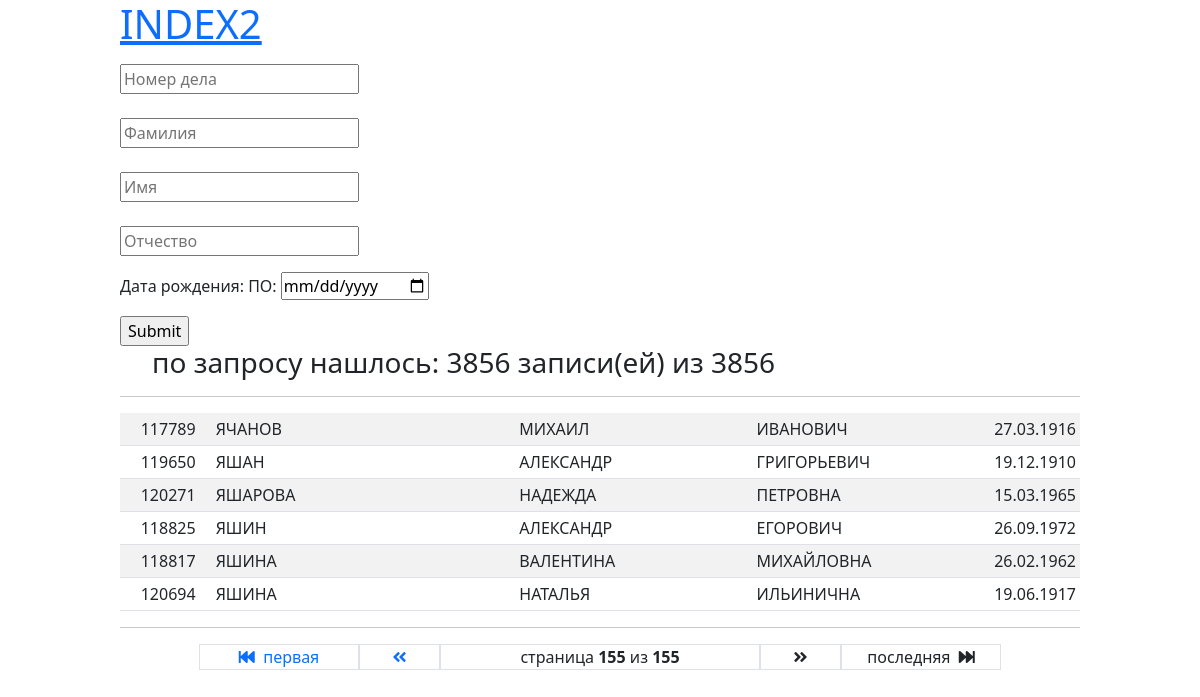
/f/?page=155, run on the app's committed database.
### filter/models.py (models this page shows)
class Pd(models.Model):
    nom = models.IntegerField(unique = True, verbose_name="Номер дела")
    fam = models.CharField(max_length=25, verbose_name="Фамилия")
    name = models.CharField(max_length=25, verbose_name="Имя")
    fname = models.CharField(max_length=25, null =True, blank=True, verbose_name="Отчество")
    dr = models.DateField(verbose_name="Дата рождения")

### filter/views.py (the view)
# urls.py: path('f/', show_all_persons_page)
def show_all_persons_page(request):
    context = {}
    all_reccords = Pd.objects.all().count()
    filtered_persons =  PdFilter(
        request.GET,
        queryset = Pd.objects.all().order_by('fam', 'name', 'fname')
    )
    context['allrec'] = all_reccords
    context['filtered_persons'] = filtered_persons
    paginated_filtered_persons = Paginator(filtered_persons.qs, 25)
    page_number = request.GET.get('page')
    person_page_obj = paginated_filtered_persons.get_page(page_number)
    context['person_page_obj'] = person_page_obj
    return render(request,'filter/index2.html',context=context)

### filter/templatetags/filter_extras.py (called while the page is built)
@register.simple_tag
def fil_url(value, field_name, urlencode=None):
    url = '?{}={}'.format(field_name, value)
    if urlencode:
        querystring = urlencode.split('&')
        filtered_querystring = filter(lambda p: p.split('=')[0]!=field_name, querystring)
        encoded_querystring = '&'.join(filtered_querystring)
        url = '{}&{}'.format(url, encoded_querystring)
    return url

### filter/templates/filter/index2.html (shortened to what this page needs)
<!DOCTYPE html>
<html lang="en">
<head>
    <link rel="stylesheet" href="https://cdn.jsdelivr.net/npm/bootstrap@5.1.3/dist/css/bootstrap.min.css">
    <link rel="stylesheet" href="https://pro.fontawesome.com/releases/v5.10.0/css/all.css"/>
</head>
{% load filter_extras %}
<body>
<div class="ff" style="margin: 0 auto; width: 960px;">
    <h1><a href="/f">INDEX2</a></h1>
  <form method="get">
    {{ filtered_persons.form.as_p }}
    <input type="submit" />
  </form>
<ul>
   <h3>по запросу нашлось: {{ filtered_persons.qs.count }} записи(ей) из {{ allrec }}</h3>
</ul>
    <hr>
    <table class="table table-striped">
    <tbody>
    {% for pd in person_page_obj %}
                <tr>
                    <td class="col-md-1 p-1 text-end">{{ pd.nom }}</td>
                    <td class="col-md-4 p-1 px-3 text-start">{{ pd.fam|upper }}</td>
                    <td class="col-md-3 p-1 text-start">{{ pd.name|upper }}</td>
                    <td class="col-md-3 p-1 text-start"> {{ pd.fname|upper }}</td>
                    <td class="col-md-1 p-1 text-center">{{ pd.dr|date:"d.m.Y" }}</td>
                </tr>
              {% endfor %}
    </tbody>
    </table>
    <hr>
    <div class="container-lg text-center">
            <div class="row pagination text-decoration-none">
                <div class="col"></div>
            {% if person_page_obj.has_previous %}
                <div class="col-lg-2 border"><a class="text-decoration-none" href="{% fil_url 1 'page' request.GET.urlencode %}"><i class="fas fa-fast-backward"></i>&nbsp; первая</a></div>
                <div class="col border"><a class="text-decoration-none" href="{% fil_url person_page_obj.previous_page_number 'page' request.GET.urlencode %}"><i class="fas fa-angle-double-left"></i></a></div>
            {% else %}
                <div class="col-lg-2 border"><i class="fas fa-fast-backward"></i>&nbsp; первая</div>
                <div class="col border"><i class="fas fa-angle-double-left"></i></a></div>
            {% endif %}
            <div class="col-lg-4 border">
                страница  <span class="fw-bold">{{ person_page_obj.number }}</span> из <span class="fw-bold">{{ person_page_obj.paginator.num_pages }}</span>
            </div>
            {% if person_page_obj.has_next %}
                <div class="col border"><a class="text-decoration-none" href="{% fil_url person_page_obj.next_page_number 'page' request.GET.urlencode %}"><i class="fas fa-angle-double-right"></i></a></div>
                <div class="col-lg-2 border"><a class="text-decoration-none" href="{% fil_url person_page_obj.paginator.num_pages 'page' request.GET.urlencode %}">последняя &nbsp;<i class="fas fa-fast-forward"></i></a></div>
            {% else %}
                <div class="col border"><i class="fas fa-angle-double-right"></i></a></div>
                <div class="col-lg-2 border">последняя &nbsp;<i class="fas fa-fast-forward"></i></a></div>
            {% endif %}
            <div class="col"></div>
            </div>
    </div>
</div>
</body>
</html>

### data on the page
Pd: nom "117789", fam "ЯЧАНОВ", name "МИХАИЛ", fname "ИВАНОВИЧ", dr "27.03.1916"
Pd: nom "119650", fam "ЯШАН", name "АЛЕКСАНДР", fname "ГРИГОРЬЕВИЧ", dr "19.12.1910"
Pd: nom "120271", fam "ЯШАРОВА", name "НАДЕЖДА", fname "ПЕТРОВНА", dr "15.03.1965"
Pd: nom "118825", fam "ЯШИН", name "АЛЕКСАНДР", fname "ЕГОРОВИЧ", dr "26.09.1972"
Pd: nom "118817", fam "ЯШИНА", name "ВАЛЕНТИНА", fname "МИХАЙЛОВНА", dr "26.02.1962"
Pd: nom "120694", fam "ЯШИНА", name "НАТАЛЬЯ", fname "ИЛЬИНИЧНА", dr "19.06.1917"

### other printed values
{{ filtered_persons.qs.count }} "3856"
{{ allrec }} "3856"
{{ person_page_obj.number }} "155"
{{ person_page_obj.paginator.num_pages }} "155"
